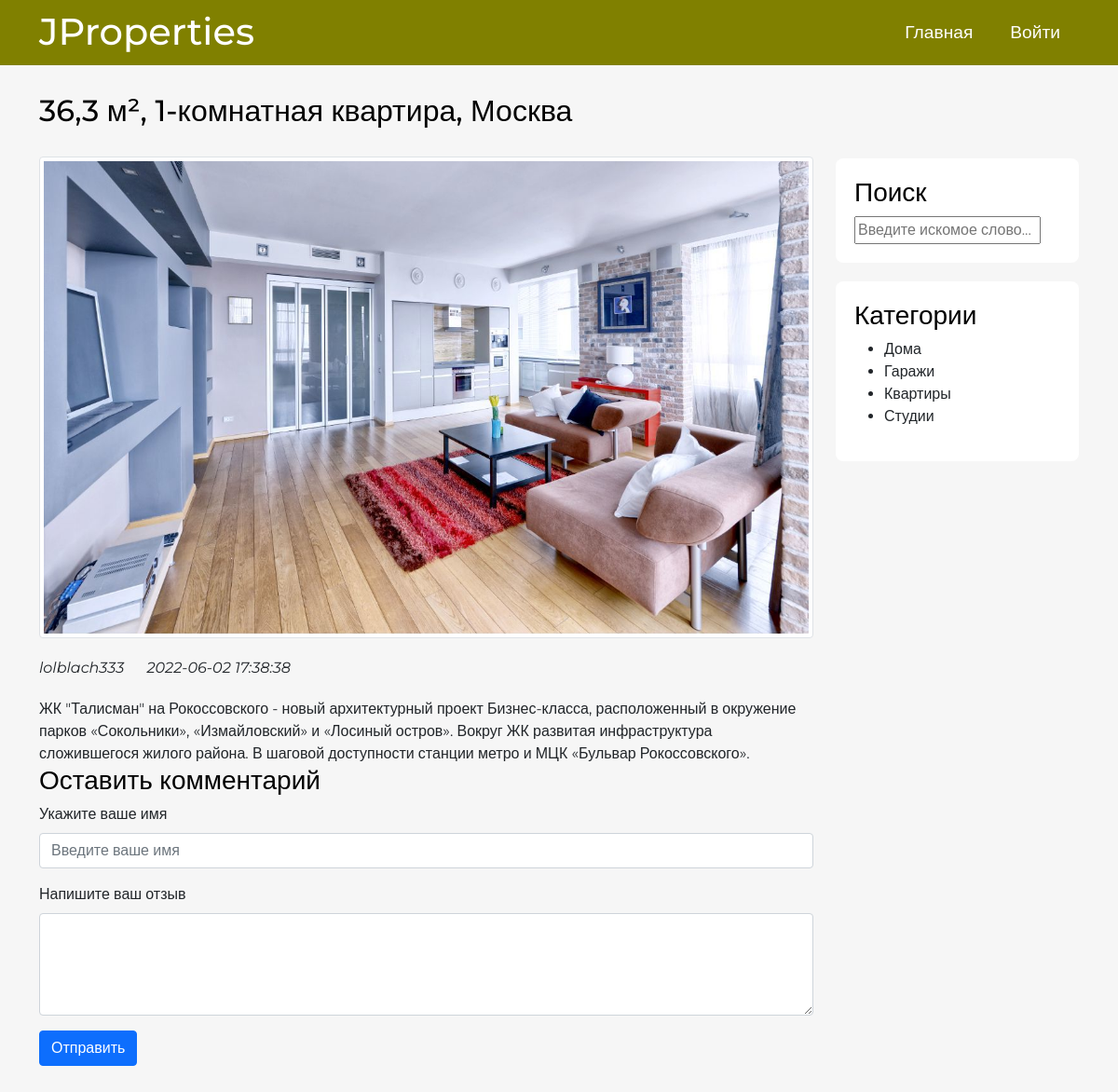
Screenshot of /single.php?post=5 with the database file from the repository.
### tables this page shows
CREATE TABLE `posts` (
  `id` int(12) NOT NULL,
  `id_users` int(12) NOT NULL,
  `title` varchar(255) NOT NULL,
  `img` varchar(255) NOT NULL,
  `content` text NOT NULL,
  `status` int(11) NOT NULL,
  `id_topic` int(12) DEFAULT NULL,
  `created_data` datetime NOT NULL DEFAULT current_timestamp()
);

CREATE TABLE `users` (
  `id` int(12) NOT NULL,
  `admin` tinyint(4) NOT NULL,
  `username` varchar(255) NOT NULL,
  `email` varchar(255) NOT NULL,
  `password` varchar(255) NOT NULL,
  `created` timestamp NOT NULL DEFAULT current_timestamp()
);

CREATE TABLE `topics` (
  `id` int(12) NOT NULL,
  `name` varchar(120) NOT NULL,
  `description` text NOT NULL
);

### app/db/db.php (called while the page is built, shortened)
<?php
require 'connect.php';
function dbCheckError($query){
    $errInfo = $query->errorInfo();
    return true;
}
function selectAll($table){
    global $pdo;
    $sql = "SELECT * FROM $table";
    $query = $pdo->prepare($sql);
    $query->execute();
    return $query->fetchAll();
}
function selectPostFromPostsWithUsersOnSingle($table1, $table2, $id){
    global $pdo;
    $sql = "SELECT p.*, u.username FROM $table1 AS p JOIN $table2 AS u ON p.id_users = u.id WHERE p.id=$id";
    $query = $pdo->prepare($sql);
    $query->execute();
    return $query->fetch();
}

### app/controllers/reviews.php (called while the page is built, shortened)
<?php
include_once SITE_ROOT . "/app/db/db.php";
$page = $_GET['post'];

### app/controllers/topics.php (called while the page is built, shortened)
<?php
include SITE_ROOT . "/app/db/db.php";
$topics = selectAll('topics');

### single.php (the view, shortened to what this page needs)
<?php include("path.php");
include "app/controllers/topics.php";
include "app/controllers/reviews.php";
$post = selectPostFromPostsWithUsersOnSingle('posts', 'users', $_GET['post']);
?>
<!doctype html>
<html lang="en">
<head>
    <link href="https://cdn.jsdelivr.net/npm/bootstrap@5.0.0-beta2/dist/css/bootstrap.min.css" rel="stylesheet">
    <link rel="stylesheet" href="assets/css/style.css">
    <link rel="stylesheet" href="assets/css/single.css">
</head>
<body>
<header class="container-fluid">
    <div class="container">
        <div class="row">
            <div class="col-4">
                <h1>
                    <a href="<?php echo BASE_URL . "logout.php"; ?>">JProperties</a>
                </h1>
            </div>
            <nav class="col-8">
                <ul>
                    <li><a href = "<?php echo BASE_URL . "logout.php"; ?>">Главная</a></li>
                    <li>
                        <?php if(isset($_SESSION['id'])): ?>
                            <a href = "#">
                                <i class="fa fa-user"></i>
                                <?php echo $_SESSION['login']; ?>
                            </a>
                            <ul>
                                <?php if($_SESSION['admin']): ?>
                                    <li><a href = "<?php echo BASE_URL . "admin/posts/create.php"; ?>">Админ панель</a></li>
                                <?php endif; ?>
                                <li><a href = "<?php echo BASE_URL . "logout.php"; ?>">Выход</a></li>
                            </ul>
                        <?php else: ?>
                            <a href = "<?php echo BASE_URL . "log.php"; ?>">
                                Войти
                            </a>
                        <?php endif; ?>
                    </li>
                </ul>
            </nav>
        </div>
    </div>
</header>
<div class="container">
    <div class="content row">
        <div class="main-content col-md-9 col-12">
            <h2><?php echo $post['title']; ?></h2>
            <div class="single_post row">
                <div class="img col-12">
                    <img src="<?=BASE_URL . 'assets/images/posts/' . $post['img'] ?>" alt="<?=$post['title']?>" class="img-thumbnail">
                </div>
                <div class="info">
                    <i class="far fa-user"> <?=$post['username'];?></i>
                    <i class="far fa-calendar"> <?=$post['created_data'];?></i>
                </div>
                <div class="single_post_text col-12">
                    <?=$post['content'];?>
                </div>
                <div class="cpl-md-12 col-12 comments">
                    <h3 class="text_12">Оставить комментарий</h3>
                    <form action="<?=BASE_URL . "single.php?post=$page"?>" method="post">
                        <div class="mb-3">
                            <label for="exampleFormControlInput1" class="form-label">Укажите ваше имя</label>
                            <input name="username" type="text" class="form-control" id="exampleFormControlInput1" placeholder="Введите ваше имя">
                        </div>
                        <div class="mb-3">
                            <label for="exampleFormControlTextarea1" class="form-label">Напишите ваш отзыв</label>
                            <textarea name="comment" class="form-control" id="exampleFormControlTextarea1" rows="4"></textarea>
                        </div>
                        <div class="col-12">
                            <button type="submit" name="goComment" class="btn btn-primary">Отправить</button>
                        </div>
                    </form>
                </div>
            </div>
        </div>
        <div class="sidebar col-md-3 col-12">
            <div class="section search">
                <h3>Поиск</h3>
                <form action="/" method="post">
                    <input type="text" name="search-term" class="text-input" placeholder="Введите искомое слово...">
                </form>
            </div>
            <div class="section topics">
                <h3>Категории</h3>
                <ul>
                    <?php foreach ($topics as $key => $topic): ?>
                        <li>
                            <a href="<?=BASE_URL . 'category.php?id=' . $topic['id']; ?>"><?=$topic['name']; ?></a>
                        </li>
                    <?php endforeach; ?>
                </ul>
            </div>
        </div>
    </div>
</div>
</body>
</html>

### assets/css/style.css (style rules this page uses)
* { font-family: 'Montserrat', sans-serif; }
html, h1, h2, h3, h4, h5, h6 { color: black; }
body { background: #f6f6f6; }
a { text-decoration: none; color: inherit; }
header { background: olive; height: 70px; }
header * { color: #ffff; }
header h1 { margin-top: 10px; }
header ul { margin: 0; padding: 0; list-style-type: none; float: right; }
header ul li { float: left; position: relative; }
header ul li a { display: block; font-size: 1.2rem; text-decoration: none; color: #ffff; padding: 20px; }
.main-content h2 { color: black; margin: 30px 0; }
.search { margin-top: 100px; }
.sidebar .section { background: white; padding: 20px; border-radius: 8px; margin-bottom: 20px; }

### assets/css/single.css (style rules this page uses)
.single_post { margin-bottom: 30px; }
.single_post .info { margin: 20px 0; }
.single_post .info i { display: inline-block; margin-right: 20px; }

### rows the page displays
posts: title "36,3 м², 1-комнатная квартира, Москва", img (picture), id_users.username "lolblach333", created_data "2022-06-02 17:38:38", content "ЖК \"Талисман\" на Рокоссовского - новый архитектурный проект Бизнес-класса, расположенный в окружение парков «Сокольники», «Измайловский» и «Лосиный остров». Вокруг ЖК развитая инфраструктура сложившегося жилого района. В шаговой доступности станции метро и МЦК «Бульвар Рокоссовского»."
topics: name "Дома"
topics: name "Гаражи"
topics: name "Квартиры"
topics: name "Студии"
